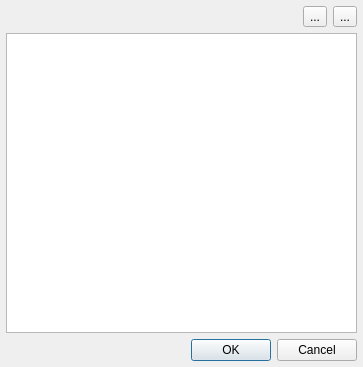
<?xml version="1.0" encoding="UTF-8"?>
<!--
#############################################################################
# Copyright (C) 2017 - 2018 VTT Technical Research Centre of Finland
#
# This file is part of Spine Toolbox.
#
# Spine Toolbox is free software: you can redistribute it and/or modify
# it under the terms of the GNU Lesser General Public License as published by
# the Free Software Foundation, either version 3 of the License, or
# (at your option) any later version.
#
# This program is distributed in the hope that it will be useful,
# but WITHOUT ANY WARRANTY; without even the implied warranty of
# MERCHANTABILITY or FITNESS FOR A PARTICULAR PURPOSE.  See the
# GNU Lesser General Public License for more details.
#
# You should have received a copy of the GNU Lesser General Public License
# along with this program.  If not, see <http://www.gnu.org/licenses/>.
#############################################################################
-->
<ui version="4.0">
 <class>Dialog</class>
 <widget class="QDialog" name="Dialog">
  <property name="geometry">
   <rect>
    <x>0</x>
    <y>0</y>
    <width>363</width>
    <height>367</height>
   </rect>
  </property>
  <property name="windowTitle">
   <string>Add parameter values</string>
  </property>
  <layout class="QVBoxLayout" name="verticalLayout_2">
   <property name="spacing">
    <number>0</number>
   </property>
   <property name="leftMargin">
    <number>0</number>
   </property>
   <property name="topMargin">
    <number>0</number>
   </property>
   <property name="rightMargin">
    <number>0</number>
   </property>
   <property name="bottomMargin">
    <number>0</number>
   </property>
   <item>
    <layout class="QVBoxLayout" name="verticalLayout">
     <property name="spacing">
      <number>6</number>
     </property>
     <property name="leftMargin">
      <number>6</number>
     </property>
     <property name="topMargin">
      <number>6</number>
     </property>
     <property name="rightMargin">
      <number>6</number>
     </property>
     <property name="bottomMargin">
      <number>6</number>
     </property>
     <item>
      <layout class="QHBoxLayout" name="horizontalLayout">
       <item>
        <spacer name="horizontalSpacer">
         <property name="orientation">
          <enum>Qt::Horizontal</enum>
         </property>
         <property name="sizeHint" stdset="0">
          <size>
           <width>40</width>
           <height>20</height>
          </size>
         </property>
        </spacer>
       </item>
       <item>
        <widget class="QToolButton" name="toolButton_remove_row">
         <property name="text">
          <string>...</string>
         </property>
        </widget>
       </item>
       <item>
        <widget class="QToolButton" name="toolButton_insert_row">
         <property name="text">
          <string>...</string>
         </property>
        </widget>
       </item>
      </layout>
     </item>
     <item>
      <widget class="CustomQTableView" name="tableView">
       <property name="editTriggers">
        <set>QAbstractItemView::AllEditTriggers</set>
       </property>
       <attribute name="horizontalHeaderStretchLastSection">
        <bool>true</bool>
       </attribute>
      </widget>
     </item>
     <item>
      <widget class="QDialogButtonBox" name="buttonBox">
       <property name="orientation">
        <enum>Qt::Horizontal</enum>
       </property>
       <property name="standardButtons">
        <set>QDialogButtonBox::Cancel|QDialogButtonBox::Ok</set>
       </property>
      </widget>
     </item>
    </layout>
   </item>
   <item>
    <layout class="QHBoxLayout" name="horizontalLayout_statusbar_placeholder">
     <item>
      <widget class="QWidget" name="widget_invisible_dummy" native="true"/>
     </item>
    </layout>
   </item>
  </layout>
  <action name="actionInsert_row">
   <property name="icon">
    <iconset resource="resources/resources_icons.qrc">
     <normaloff>:/icons/plus.png</normaloff>:/icons/plus.png</iconset>
   </property>
   <property name="text">
    <string>Insert row</string>
   </property>
   <property name="toolTip">
    <string>&lt;html&gt;&lt;head/&gt;&lt;body&gt;&lt;p&gt;Insert row below current one &lt;span style=&quot; font-weight:600;&quot;&gt;(Ctrl+Ins)&lt;/span&gt;&lt;/p&gt;&lt;/body&gt;&lt;/html&gt;</string>
   </property>
   <property name="shortcut">
    <string>Ctrl+Ins</string>
   </property>
  </action>
  <action name="actionRemove_row">
   <property name="icon">
    <iconset resource="resources/resources_icons.qrc">
     <normaloff>:/icons/minus.png</normaloff>:/icons/minus.png</iconset>
   </property>
   <property name="text">
    <string>Remove row</string>
   </property>
   <property name="toolTip">
    <string>&lt;html&gt;&lt;head/&gt;&lt;body&gt;&lt;p&gt;Remove current row &lt;span style=&quot; font-weight:600;&quot;&gt;(Ctrl+Del)&lt;/span&gt;&lt;/p&gt;&lt;/body&gt;&lt;/html&gt;</string>
   </property>
   <property name="shortcut">
    <string>Ctrl+Del</string>
   </property>
  </action>
 </widget>
 <customwidgets>
  <customwidget>
   <class>CustomQTableView</class>
   <extends>QTableView</extends>
   <header>widgets/custom_qtableview.h</header>
  </customwidget>
 </customwidgets>
 <resources>
  <include location="resources/resources_icons.qrc"/>
 </resources>
 <connections>
  <connection>
   <sender>buttonBox</sender>
   <signal>accepted()</signal>
   <receiver>Dialog</receiver>
   <slot>accept()</slot>
   <hints>
    <hint type="sourcelabel">
     <x>248</x>
     <y>254</y>
    </hint>
    <hint type="destinationlabel">
     <x>157</x>
     <y>274</y>
    </hint>
   </hints>
  </connection>
  <connection>
   <sender>buttonBox</sender>
   <signal>rejected()</signal>
   <receiver>Dialog</receiver>
   <slot>reject()</slot>
   <hints>
    <hint type="sourcelabel">
     <x>316</x>
     <y>260</y>
    </hint>
    <hint type="destinationlabel">
     <x>286</x>
     <y>274</y>
    </hint>
   </hints>
  </connection>
 </connections>
</ui>
